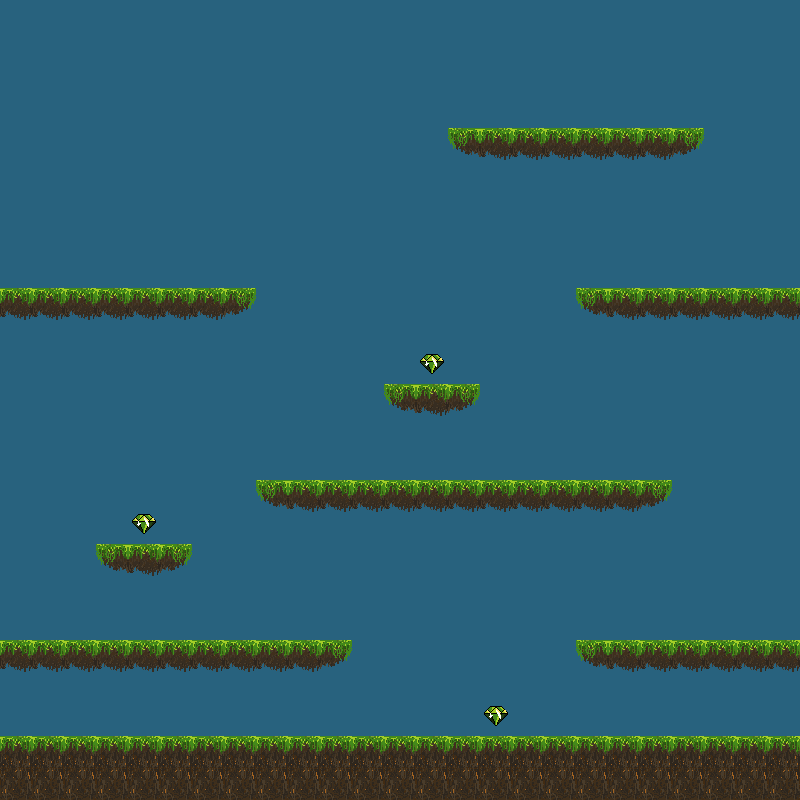

Tiled map render using the project's own tile images. Description and the map definition, with tile-layer contents summarised, below:
An orthogonal 25x25 tile map with 32x32 px tiles, 2 tile layers (background, graphics) and 15 objects.

<map version="1.2" tiledversion="1.3.1" orientation="orthogonal" renderorder="right-down" compressionlevel="0" width="25" height="25" tilewidth="32" tileheight="32" infinite="0" nextlayerid="6" nextobjectid="37">
 <tileset firstgid="1" source="test0.tsx" />
 <layer id="1" name="background" width="25" height="25">
  <data>[625 cells, 625 non-empty, 1 distinct tile ids]</data>
 </layer>
 <objectgroup id="3" name="ground">
  <object id="10" x="384" y="384" width="96" height="32" />
  <object id="11" x="576" y="288" width="224" height="32" />
  <object id="13" x="0" y="640" width="352" height="32" />
  <object id="14" x="96" y="544" width="96" height="32" />
  <object id="15" x="0" y="288" width="256" height="32" />
  <object id="16" x="256" y="480" width="416" height="32" />
  <object id="17" x="448" y="128" width="256" height="32" />
  <object id="22" x="0" y="736" width="800" height="64" />
  <object id="23" x="576" y="640" width="224" height="32" />
 </objectgroup>
 <objectgroup id="4" name="gems">
  <object id="29" x="483.75" y="706" width="23.75" height="19" />
  <object id="30" x="419.875" y="354.25" width="23.75" height="19" />
  <object id="31" x="132.125" y="514" width="23.75" height="19" />
 </objectgroup>
 <objectgroup id="5" name="borders">
  <object id="32" x="800.083" y="-1.41667" width="0.5" height="761.417" />
  <object id="35" x="-0.0833333" y="-1.08333" width="799.833" height="0.5" />
  <object id="36" x="-0.333333" y="-0.833333" width="0.5" height="759.25" />
 </objectgroup>
 <layer id="2" name="graphics" width="25" height="25">
  <data>[625 cells, 113 non-empty, 6 distinct tile ids]</data>
 </layer>
</map>